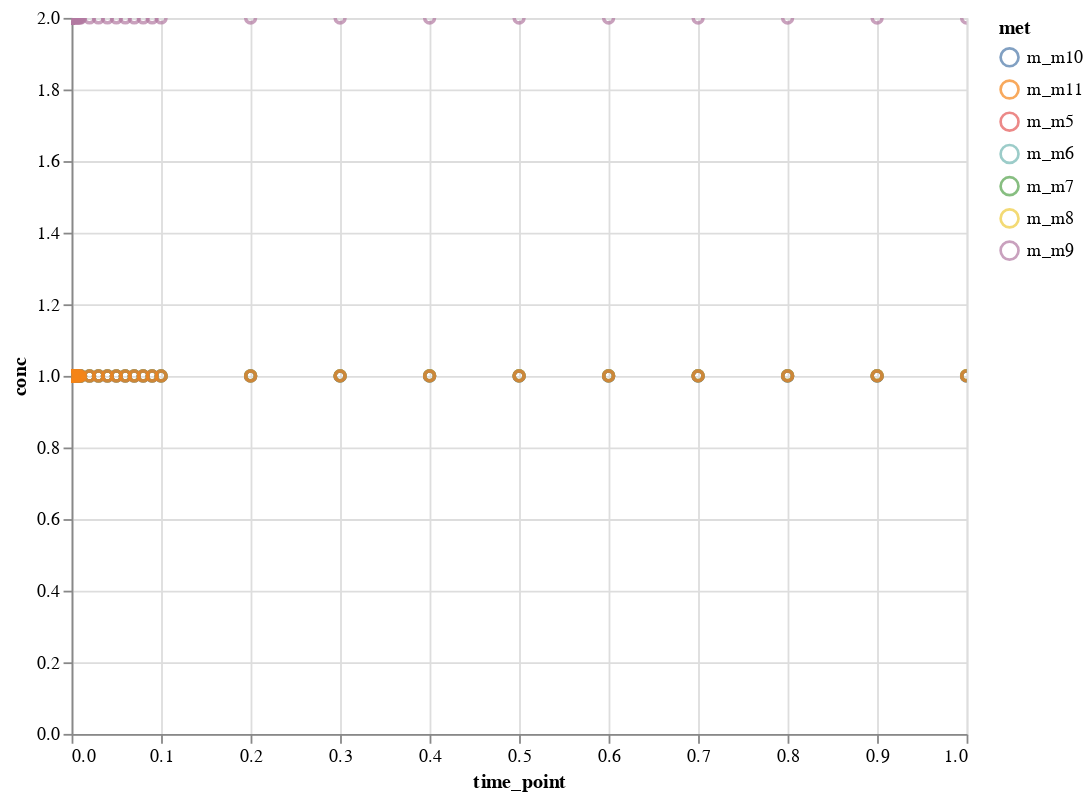

The notebook cell this image was saved under:
### Markdown cell above
#### Plot results for a given model

### Code cell
plot_model_interactive(conc, conc_interp, model_i=2, quant_type='conc',
                       selected_data=met_names, x_scale='linear',
                       y_scale='linear', x_lim=[0,1], y_lim=None)

### Figure 1 — Vega-Lite specification as saved in the notebook (floating-point values rounded to 4 significant figures; data arrays with more than 128 entries replaced by an {"elided": "..."} marker saying what was removed)
{"$schema": "https://vega.github.io/schema/vega-lite/v2.6.0.json", "config": {"view": {"height": 300, "width": 400}}, "data": {"name": "data-9b6821357964646dbc455208c247836a"}, "datasets": {"data-9b6821357964646dbc455208c247836a": {"elided": "581 records"}}, "encoding": {"color": {"field": "met", "type": "nominal"}, "tooltip": [{"field": "met", "type": "nominal"}, {"field": "conc", "type": "quantitative"}], "x": {"field": "time_point", "scale": {"domain": [0, 1], "type": "linear"}, "type": "quantitative"}, "y": {"field": "conc", "scale": {"type": "linear"}, "type": "quantitative"}}, "height": 400, "mark": "point", "selection": {"selector001": {"bind": "scales", "encodings": ["x", "y"], "mark": {"fill": "#333", "fillOpacity": 0.125, "stroke": "white"}, "on": "[mousedown, window:mouseup] > window:mousemove!", "resolve": "global", "translate": "[mousedown, window:mouseup] > window:mousemove!", "type": "interval", "zoom": "wheel!"}}, "width": 500}
